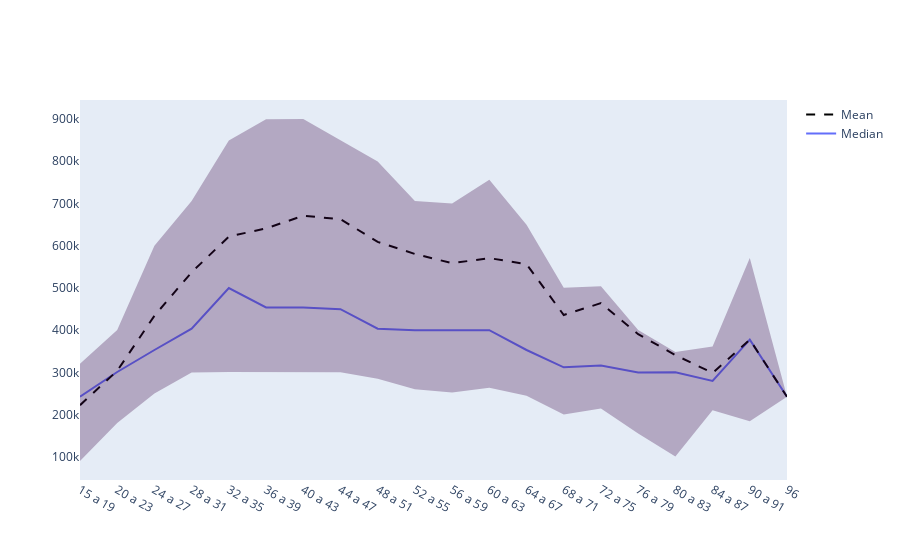

Notebook code for this chart:
### Code cell
marginal_dependency_plot(esi, sueldo_col_name, 'edad', lower_q=.2, upper_q=.8, is_categorical=False, categories_recall_pct=1, bins=20);

### Figure 1 — Plotly figure (JSON) as saved in the notebook; plotly's stock layout.template omitted (floating-point values rounded to 4 significant figures)
{"data": [{"line": {"color": "rgba(69, 25, 78)"}, "mode": "lines", "name": "Median", "type": "scatter", "x": ["15 a 19", "20 a 23", "24 a 27", "28 a 31", "32 a 35", "36 a 39", "40 a 43", "44 a 47", "48 a 51", "52 a 55", "56 a 59", "60 a 63", "64 a 67", "68 a 71", "72 a 75", "76 a 79", "80 a 83", "84 a 87", "90 a 91", "96"], "y": [242100.0, 300800.0, 352900.0, 403300.0, 499613, 453700.0, 453700.0, 449700.0, 403300.0, 399700.0, 399700.0, 399700.0, 352900.0, 311800.0, 316300.0, 299800.0, 300000, 279800.0, 377486, 242100.0]}, {"line": {"color": "black", "dash": "dash"}, "mode": "lines", "name": "Mean", "type": "scatter", "x": ["15 a 19", "20 a 23", "24 a 27", "28 a 31", "32 a 35", "36 a 39", "40 a 43", "44 a 47", "48 a 51", "52 a 55", "56 a 59", "60 a 63", "64 a 67", "68 a 71", "72 a 75", "76 a 79", "80 a 83", "84 a 87", "90 a 91", "96"], "y": [222200.0, 303500.0, 434000.0, 536900.0, 621500.0, 640900.0, 670700.0, 662800.0, 608800.0, 580400.0, 558400.0, 570500.0, 556000.0, 435800.0, 463900.0, 390400.0, 340800.0, 298400.0, 377486, 242100.0]}, {"line": {"width": 0}, "marker": {"color": "#C7405A"}, "mode": "lines", "name": "Quantile 80%", "showlegend": false, "type": "scatter", "x": ["15 a 19", "20 a 23", "24 a 27", "28 a 31", "32 a 35", "36 a 39", "40 a 43", "44 a 47", "48 a 51", "52 a 55", "56 a 59", "60 a 63", "64 a 67", "68 a 71", "72 a 75", "76 a 79", "80 a 83", "84 a 87", "90 a 91", "96"], "y": [320000, 400000, 599536, 705700.0, 849300.0, 899304, 900000, 849300.0, 799400.0, 705700.0, 700000, 756100.0, 649500.0, 500000, 504100.0, 400000, 348000, 361200.0, 571000.0, 242100.0]}, {"fill": "tonexty", "fillcolor": "rgba(63, 13, 74, 0.3)", "line": {"width": 0}, "marker": {"color": "#C7405A"}, "mode": "lines", "name": "Quantile 20%", "showlegend": false, "type": "scatter", "x": ["15 a 19", "20 a 23", "24 a 27", "28 a 31", "32 a 35", "36 a 39", "40 a 43", "44 a 47", "48 a 51", "52 a 55", "56 a 59", "60 a 63", "64 a 67", "68 a 71", "72 a 75", "76 a 79", "80 a 83", "84 a 87", "90 a 91", "96"], "y": [89930.0, 179900.0, 249800.0, 299800.0, 301000, 300800.0, 300000, 300000, 284900.0, 259800.0, 252000.0, 263500.0, 244300.0, 200000, 214406, 155300.0, 100800.0, 210300.0, 184000.0, 242100.0]}], "layout": {"autosize": true, "hovermode": "x", "title": {}, "xaxis": {"autorange": true, "range": [0, 19], "showgrid": false, "title": {}, "type": "category"}, "yaxis": {"autorange": true, "range": [44930.0, 945000.0], "showgrid": false, "title": {}, "type": "linear"}}}
